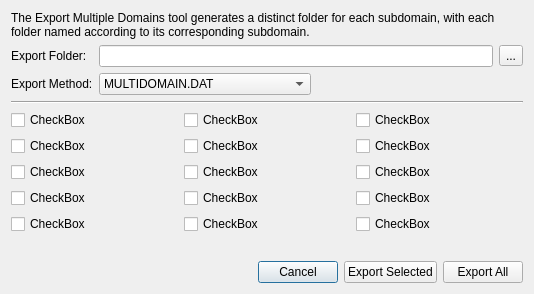
<?xml version="1.0" encoding="UTF-8"?>
<ui version="4.0">
 <class>Dialog</class>
 <widget class="QDialog" name="Dialog">
  <property name="geometry">
   <rect>
    <x>0</x>
    <y>0</y>
    <width>534</width>
    <height>294</height>
   </rect>
  </property>
  <property name="windowTitle">
   <string>Select Multidomain Export Folder</string>
  </property>
  <layout class="QGridLayout" name="gridLayout">
   <item row="1" column="0">
    <layout class="QGridLayout" name="gridLayout_2">
     <item row="1" column="0">
      <widget class="QLabel" name="label">
       <property name="text">
        <string>Export Folder:</string>
       </property>
      </widget>
     </item>
     <item row="6" column="0" colspan="3">
      <layout class="QHBoxLayout" name="horizontalLayout">
       <item>
        <spacer name="horizontalSpacer">
         <property name="orientation">
          <enum>Qt::Horizontal</enum>
         </property>
         <property name="sizeHint" stdset="0">
          <size>
           <width>40</width>
           <height>20</height>
          </size>
         </property>
        </spacer>
       </item>
       <item>
        <widget class="QPushButton" name="cancel_btn">
         <property name="text">
          <string>Cancel</string>
         </property>
        </widget>
       </item>
       <item>
        <widget class="QPushButton" name="ok2_btn">
         <property name="text">
          <string>Export Selected</string>
         </property>
        </widget>
       </item>
       <item>
        <widget class="QPushButton" name="ok_btn">
         <property name="text">
          <string>Export All</string>
         </property>
        </widget>
       </item>
      </layout>
     </item>
     <item row="4" column="0" colspan="3">
      <layout class="QGridLayout" name="gridLayout_3">
       <item row="0" column="1">
        <widget class="QCheckBox" name="checkBox_2">
         <property name="text">
          <string>CheckBox</string>
         </property>
        </widget>
       </item>
       <item row="3" column="0">
        <widget class="QCheckBox" name="checkBox_10">
         <property name="text">
          <string>CheckBox</string>
         </property>
        </widget>
       </item>
       <item row="1" column="0">
        <widget class="QCheckBox" name="checkBox_4">
         <property name="text">
          <string>CheckBox</string>
         </property>
        </widget>
       </item>
       <item row="1" column="1">
        <widget class="QCheckBox" name="checkBox_5">
         <property name="text">
          <string>CheckBox</string>
         </property>
        </widget>
       </item>
       <item row="2" column="1">
        <widget class="QCheckBox" name="checkBox_8">
         <property name="text">
          <string>CheckBox</string>
         </property>
        </widget>
       </item>
       <item row="0" column="2">
        <widget class="QCheckBox" name="checkBox_3">
         <property name="text">
          <string>CheckBox</string>
         </property>
        </widget>
       </item>
       <item row="2" column="2">
        <widget class="QCheckBox" name="checkBox_9">
         <property name="text">
          <string>CheckBox</string>
         </property>
        </widget>
       </item>
       <item row="2" column="0">
        <widget class="QCheckBox" name="checkBox_7">
         <property name="text">
          <string>CheckBox</string>
         </property>
        </widget>
       </item>
       <item row="0" column="0">
        <widget class="QCheckBox" name="checkBox_1">
         <property name="text">
          <string>CheckBox</string>
         </property>
        </widget>
       </item>
       <item row="1" column="2">
        <widget class="QCheckBox" name="checkBox_6">
         <property name="text">
          <string>CheckBox</string>
         </property>
        </widget>
       </item>
       <item row="3" column="2">
        <widget class="QCheckBox" name="checkBox_12">
         <property name="text">
          <string>CheckBox</string>
         </property>
        </widget>
       </item>
       <item row="3" column="1">
        <widget class="QCheckBox" name="checkBox_11">
         <property name="text">
          <string>CheckBox</string>
         </property>
        </widget>
       </item>
       <item row="4" column="0" rowspan="3">
        <widget class="QCheckBox" name="checkBox_13">
         <property name="text">
          <string>CheckBox</string>
         </property>
        </widget>
       </item>
       <item row="4" column="1" rowspan="3">
        <widget class="QCheckBox" name="checkBox_14">
         <property name="text">
          <string>CheckBox</string>
         </property>
        </widget>
       </item>
       <item row="4" column="2" rowspan="3">
        <widget class="QCheckBox" name="checkBox_15">
         <property name="text">
          <string>CheckBox</string>
         </property>
        </widget>
       </item>
      </layout>
     </item>
     <item row="0" column="0" colspan="3">
      <widget class="QLabel" name="label_2">
       <property name="text">
        <string>The Export Multiple Domains tool generates a distinct folder for each subdomain, with each folder named according to its corresponding subdomain.</string>
       </property>
       <property name="wordWrap">
        <bool>true</bool>
       </property>
      </widget>
     </item>
     <item row="3" column="0" colspan="3">
      <widget class="Line" name="line_2">
       <property name="orientation">
        <enum>Qt::Horizontal</enum>
       </property>
      </widget>
     </item>
     <item row="5" column="0" colspan="3">
      <spacer name="verticalSpacer">
       <property name="orientation">
        <enum>Qt::Vertical</enum>
       </property>
       <property name="sizeHint" stdset="0">
        <size>
         <width>20</width>
         <height>40</height>
        </size>
       </property>
      </spacer>
     </item>
     <item row="1" column="2">
      <widget class="QToolButton" name="select_dir_tb">
       <property name="text">
        <string>...</string>
       </property>
      </widget>
     </item>
     <item row="2" column="0">
      <widget class="QLabel" name="label_3">
       <property name="text">
        <string>Export Method:</string>
       </property>
      </widget>
     </item>
     <item row="1" column="1">
      <widget class="QLineEdit" name="export_directory_le"/>
     </item>
     <item row="2" column="1" colspan="2">
      <layout class="QHBoxLayout" name="horizontalLayout_2">
       <item>
        <widget class="QComboBox" name="comboBox">
         <property name="sizePolicy">
          <sizepolicy hsizetype="Expanding" vsizetype="Fixed">
           <horstretch>0</horstretch>
           <verstretch>0</verstretch>
          </sizepolicy>
         </property>
         <item>
          <property name="text">
           <string>MULTIDOMAIN.DAT</string>
          </property>
         </item>
         <item>
          <property name="text">
           <string>CADPTS_DSx.DAT</string>
          </property>
         </item>
         <item>
          <property name="text">
           <string>NO CONNECTIVITY</string>
          </property>
         </item>
        </widget>
       </item>
       <item>
        <spacer name="horizontalSpacer_2">
         <property name="orientation">
          <enum>Qt::Horizontal</enum>
         </property>
         <property name="sizeHint" stdset="0">
          <size>
           <width>40</width>
           <height>20</height>
          </size>
         </property>
        </spacer>
       </item>
      </layout>
     </item>
    </layout>
   </item>
  </layout>
 </widget>
 <resources/>
 <connections/>
</ui>
